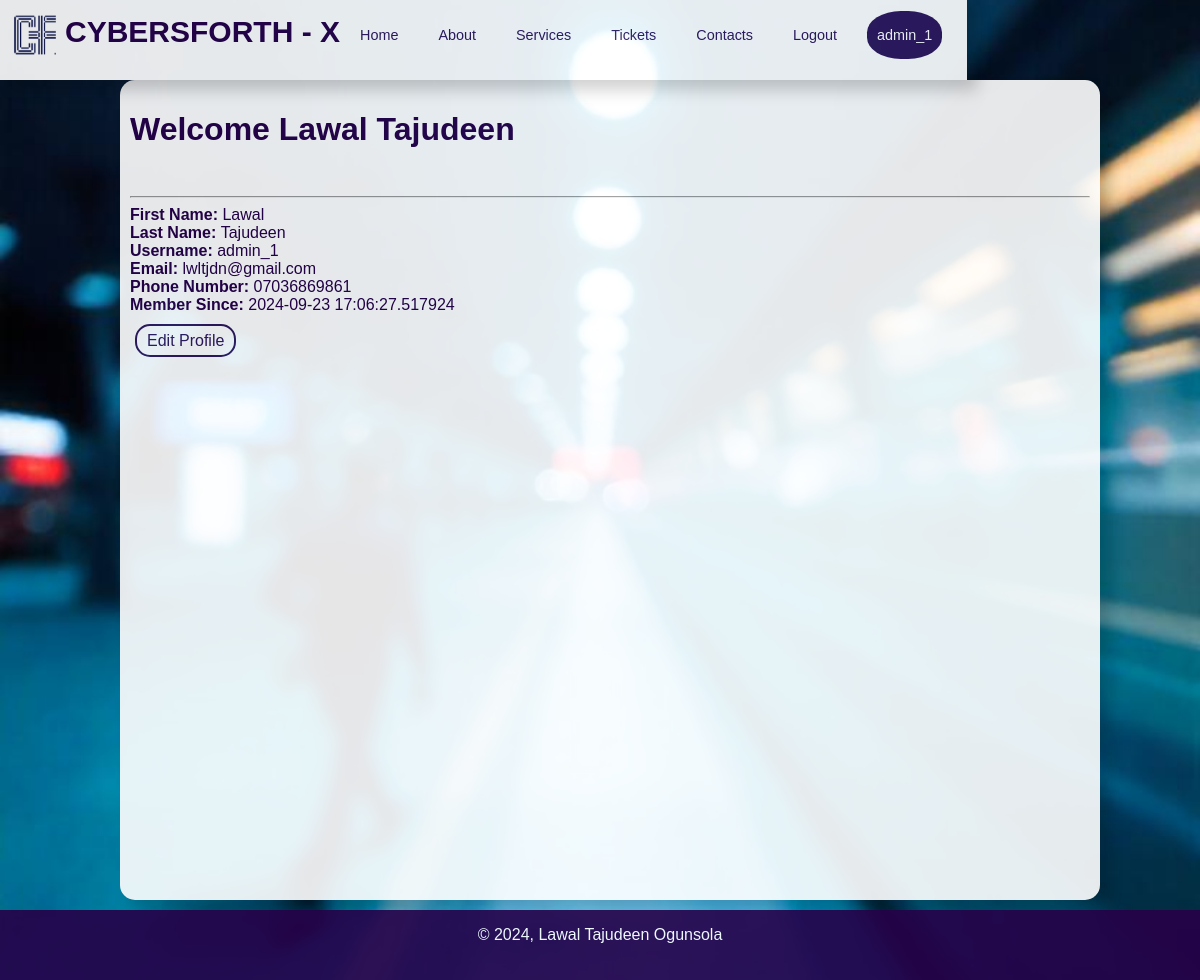
The app's page /dashboard (signed in) with its own data.
### app/base_model.py (models this page shows, shortened)
class User(db.Model, UserMixin):
    __tablename__ = 'users'
    ''' User id - this is a unique primary key, autoincrement.'''
    id = db.Column(db.Integer,
                   primary_key=True)
    '''username - unique and not null'''
    username = db.Column(db.String(80),
                         unique=True,
                         nullable=False)
    '''Admin or not'''
    is_admin = db.Column(db.Boolean, default=False)
    '''name of business or organisation'''
    business_name = db.Column(db.String(200),
                              default='CYBERSFORTH X SERVICES')
    '''business logo'''
    profile_picture = db.Column(db.String(120),
                                nullable=True)
    '''user email - unique, not null'''
    email = db.Column(db.String(120),
                      unique=True,
                      nullable=False)
    '''user password - not unique and not null'''
    password_hash = db.Column(db.String(255),
                         nullable=False)
    '''user's first & last names - not null'''
    first_name = db.Column(db.String(50),
                           nullable=False)
    last_name = db.Column(db.String(50),
                          nullable=False)
    '''user's phone number - unique, not null'''
    phone_number = db.Column(db.String(15),
                             nullable=True)
    ''' tickets & appointment relationship'''
    tickets = db.relationship('Ticket',
                              backref='creator',
                              lazy=True)
    appointments = db.relationship('Appointment',
                                   backref='creator',
                                   lazy=True)
    created_at = db.Column(db.DateTime,
                           nullable=False,
                           default=datetime.now(timezone.utc))

### app/routes.py (the view)
@routes.route('/dashboard', methods=['GET', 'POST'])
@login_required
def Dashboard():
    return render_template('dashboard.html')

### templates/dashboard.html
{% extends "layout.html" %}
{% block header %}
<link rel='stylesheet' href="{{ url_for('static', filename='./css/dashboard.css') }}">
{% endblock header %}
{% block contents %}
<div>
    <h1>Welcome {{ current_user.first_name }} {{ current_user.last_name }}</h1>
</div><br/>
<hr/>
<strong>First Name: </strong>{{ current_user.first_name }}<br/>
<strong>Last Name: </strong>{{ current_user.last_name }}<br/>
<strong>Username: </strong>{{ current_user.username }}<br/>
<strong>Email: </strong>{{ current_user.email }} <br/>
<strong>Phone Number: </strong>{{ current_user.phone_number}}<br/>
<strong>Member Since: </strong>{{ current_user.created_at }}<br/><br/>
<a class='edit_profile' href="{{ url_for('routes.edit_profile') }}">Edit Profile</a>
{% endblock contents %}

### templates/header.html (shortened to what this page needs)
{% block header %}
<link rel='stylesheet' href="{{ url_for('static', filename='header.css') }}" />
{% endblock %}
{% block contents %}
<nav>
    <div class='divHead'>
        <img src="{{ url_for('static', filename='./images/logo.png') }}" alt="brand logo">
        <h1>CYBERSFORTH - X</h1>
    </div>
    <div>
        <ul class='nav-links'>
            <li>
                <a href="{{ url_for('routes.Home') }}">Home</a>
            </li>
            <li>
                <a href="{{ url_for('routes.About') }}">About</a>
            </li>
            <li>
                <a href="{{ url_for('routes.Ticket_page') }}">Services</a>
            </li>
            <li>
                <a href="{{ url_for('routes.View_tickets') }}">Tickets</a>
            </li>
            <li>
                <a href='#'>Contacts</a>
            </li>
            {% if current_user.is_authenticated %}
                <li>
                    <a href="{{ url_for('routes.Logout') }}" >Logout</a>
                </li>
                <li class='user_profile'>
                    <a href="{{ url_for('routes.Dashboard') }}" >{{ current_user.username }}</a>
                </li>
            {% endif %}
        </ul>
    </div>
</nav>
{% endblock contents %}

### static/css/layout.css (style rules this page uses)
body { background-color: #c0c0c0; padding: 0; margin: 0; opacity: 0.9; }
body { margin: 0; font-family: Arial, sans-serif; background-image: url('../images/bg-2.jpeg'); background-size: cover; background-attachment: fixed; background-position: center; background-repeat: no-repeat; color: #333; }
nav { display: flex; height: 70px; padding: 10px; justify-content: space-between; align-content: center; align-items: center; box-shadow: 10px 10px 15px rgba(0, 0, 0, 0.2); }
nav img { height: 50px; width: 50px; }
.divHead { display: flex; flex-wrap: wrap; justify-content: center; align-content: center; text-align: center; }
.divHead h1 { color: #260049; font-size: 30px; margin: 5px; }
nav { background-color: #fff; }
nav ul { list-style-type: none; padding: 0; margin: 0; display: flex; align-items: center; }
nav ul li { margin-right: 15px; font-size: 90%; }
nav ul li a, .edit_profile { color: #2E175D; text-decoration: none; }
nav ul li, .edit_profile { margin: 8px, 0; text-align: center; width: 80%; padding: 6px 10px; transition: #2E175D 0.5s ease, #fff 0.3s ease; position: relative; margin: 5px; border-radius: 15px; }
nav ul li a { color: #2E175D; text-decoration: none; width: 100%; height: 100%; display: block; padding: 10px 0; box-sizing: border-box; }
.edit_profile { border: 2px solid #2E175D; }
.user_profile, .user_profile a { background-color: #2E175D; color: #fff; border-radius: 45%; }

### static/css/header.css (style rules this page uses)
nav ul { list-style-type: none; padding: 0; margin: 0; display: flex; align-items: center; }
nav ul li { margin-right: 15px; font-size: 90%; }
nav ul li a { color: #2E175D; text-decoration: none; }

### records on screen
User: username "admin_1", first_name "Lawal", last_name "Tajudeen", email "lwltjdn@gmail.com", phone_number "07036869861", created_at "2024-09-23 17:06:27.517924"
